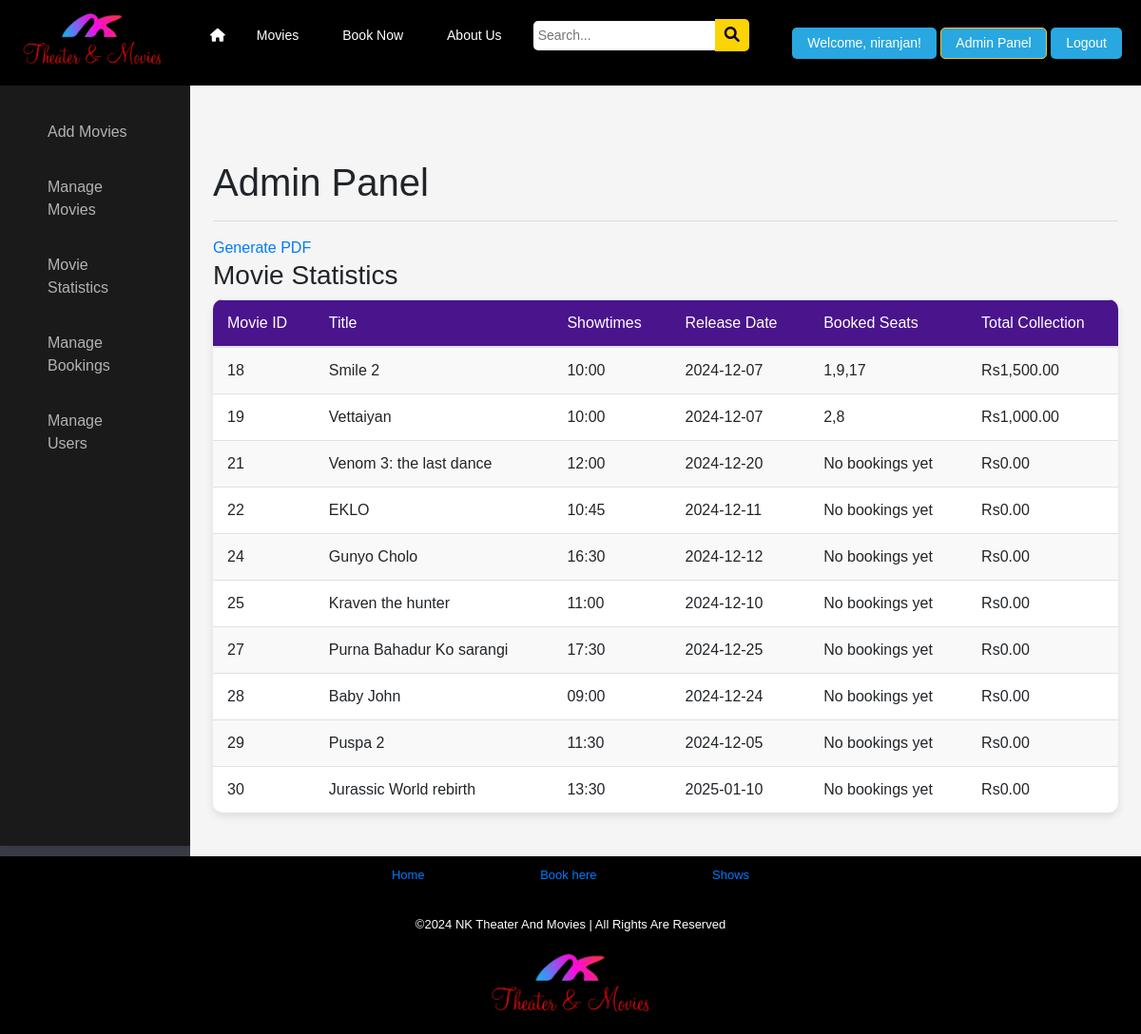
Page /admin_panel.php?section=movie-stats (signed in) on the committed database.
### tables this page shows
CREATE TABLE `movies` (
  `id` int(11) NOT NULL,
  `title` varchar(255) NOT NULL,
  `description` text DEFAULT NULL,
  `language` enum('Nepali','Hindi','English') NOT NULL,
  `showtimes` varchar(255) DEFAULT NULL,
  `price` decimal(10,2) DEFAULT NULL,
  `release_date` date NOT NULL,
  `poster` varchar(255) DEFAULT NULL
);

### admin_panel.php (the view, shortened to what this page needs)
<?php
include('header.php');
$conn = new mysqli('localhost', 'root', '', 'movie_booking');
$section = isset($_GET['section']) ? $_GET['section'] : 'add-movie';
?>
<div class="container-fluid">
    <div class="row">
        <nav class="col-md-2 d-none d-md-block sidebar" id="sidebar">
            <div class="sidebar-sticky">
                <ul class="nav flex-column" id="nav-list">
                    <li class="nav-item">
                        <a class="nav-link <?php echo $section === 'add-movie' ? 'active' : ''; ?>" href="?section=add-movie">
                            Add Movies
                        </a>
                    </li>
                    <li class="nav-item">
                        <a class="nav-link <?php echo $section === 'delete-movie' ? 'active' : ''; ?>" href="?section=delete-movie">
                            Manage Movies
                        </a>
                    </li>
                    <li class="nav-item">
                        <a class="nav-link <?php echo $section === 'movie-stats' ? 'active' : ''; ?>" href="?section=movie-stats">
                            Movie Statistics
                        </a>
                    </li>
                    <li class="nav-item">
                        <a class="nav-link <?php echo $section === 'manage-bookings' ? 'active' : ''; ?>" href="?section=manage-bookings">
                            Manage Bookings
                        </a>
                    </li>
                    <li class="nav-item">
                        <a class="nav-link <?php echo $section === 'manage-users' ? 'active' : ''; ?>" href="?section=manage-users">
                            Manage Users
                        </a>
                    </li>
                </ul>
            </div>
        </nav>
        <main role="main" class="col-md-9 ml-sm-auto col-lg-10 px-4">
            <h1 class="mt-5">Admin Panel</h1>
            <hr>
            <a href="generate_pdf.php" class="generate-pdf-btn">Generate PDF</a>
<?php
if ($section === 'movie-stats') {
    $moviesResult = $conn->query("
        SELECT
            m.id AS movie_id,
            m.title,
            m.price,
            m.showtimes,
            m.release_date,
            GROUP_CONCAT(b.seats) AS booked_seats,  /* Concatenate seat numbers for this movie */
            COALESCE(SUM(b.seats), 0) AS total_booked_seats,
                      COALESCE(SUM(b.total_price), 0) AS total_collection  /* Calculate total collection from bookings */
        FROM movies m
        LEFT JOIN bookings b ON m.id = b.movie_id AND b.status = 'approved'
        GROUP BY m.id
    ");
    ?>
    <div id="movie-stats" class="section">
        <h3>Movie Statistics</h3>
        <table class="table table-striped">
            <thead>
                <tr>
                    <th>Movie ID</th>
                    <th>Title</th>
                    <th>Showtimes</th>
                    <th>Release Date</th>
                    <th>Booked Seats</th>
                    <th>Total Collection</th>
                </tr>
            </thead>
            <tbody>
                <?php while ($movie = $moviesResult->fetch_assoc()) { ?>
                    <tr>
                        <td><?php echo $movie['movie_id']; ?></td>
                        <td><?php echo $movie['title']; ?></td>
                        <td><?php echo $movie['showtimes']; ?></td>
                        <td><?php echo $movie['release_date']; ?></td>
                        <td>
                            <?php
                            echo $movie['booked_seats'] ? $movie['booked_seats'] : "No bookings yet";
                            ?>
                        </td>
                        <td>Rs<?php echo number_format($movie['total_collection'], 2); ?></td>
                    </tr>
                <?php } ?>
            </tbody>
        </table>
    </div>
<?php } ?>
        </main>
    </div>
</div>
<?php
include('footer.php');
?>

### n.css (style rules this page uses)
* { margin: 0; padding: 0; box-sizing: border-box; }
body { font-family: Arial, sans-serif; background: #373c47 }

### admin_panel.php (style rules this page uses)
#sidebar { background-color: #1a1a1a; height: 100vh; padding-top: 20px; font-family: 'Arial', sans-serif; box-shadow: 2px 0 5px rgba(0, 0, 0, 0.1); position: fixed; width: 250px; }
#sidebar .nav-link { color: #b3b3b3; padding: 12px 20px; font-size: 16px; font-weight: 500; border-radius: 4px; transition: all 0.3s ease; margin: 5px 15px; }
main { margin-left: 250px; padding: 30px; background-color: #f5f5f5; min-height: 100vh; }
.table { background-color: #fff; border-radius: 10px; overflow: hidden; box-shadow: 0 4px 8px rgba(0, 0, 0, 0.1); }
.table th { background-color: #4a148c; color: #fff; font-weight: 500; }
.table td, .table th { padding: 12px 15px; vertical-align: middle; }
.table-striped tbody tr:nth-of-type(odd) { background-color: #f9f9f9; }

### rows in the picture
movies: id "18", title "Smile 2", showtimes "10:00", release_date "2024-12-07", booked_seats "1,9,17", total_collection "1,500.00"
movies: id "19", title "Vettaiyan", showtimes "10:00", release_date "2024-12-07", booked_seats "2,8", total_collection "1,000.00"
movies: id "21", title "Venom 3: the last dance", showtimes "12:00", release_date "2024-12-20", shows "No bookings yet", total_collection "0.00"
movies: id "22", title "EKLO", showtimes "10:45", release_date "2024-12-11", shows "No bookings yet", total_collection "0.00"
movies: id "24", title "Gunyo Cholo", showtimes "16:30", release_date "2024-12-12", shows "No bookings yet", total_collection "0.00"
movies: id "25", title "Kraven the hunter", showtimes "11:00", release_date "2024-12-10", shows "No bookings yet", total_collection "0.00"
movies: id "27", title "Purna Bahadur Ko sarangi", showtimes "17:30", release_date "2024-12-25", shows "No bookings yet", total_collection "0.00"
movies: id "28", title "Baby John", showtimes "09:00", release_date "2024-12-24", shows "No bookings yet", total_collection "0.00"
movies: id "29", title "Puspa 2", showtimes "11:30", release_date "2024-12-05", shows "No bookings yet", total_collection "0.00"
movies: id "30", title "Jurassic World rebirth", showtimes "13:30", release_date "2025-01-10", shows "No bookings yet", total_collection "0.00"

### other values in the picture
$_SESSION['admin_username'] "niranjan"
